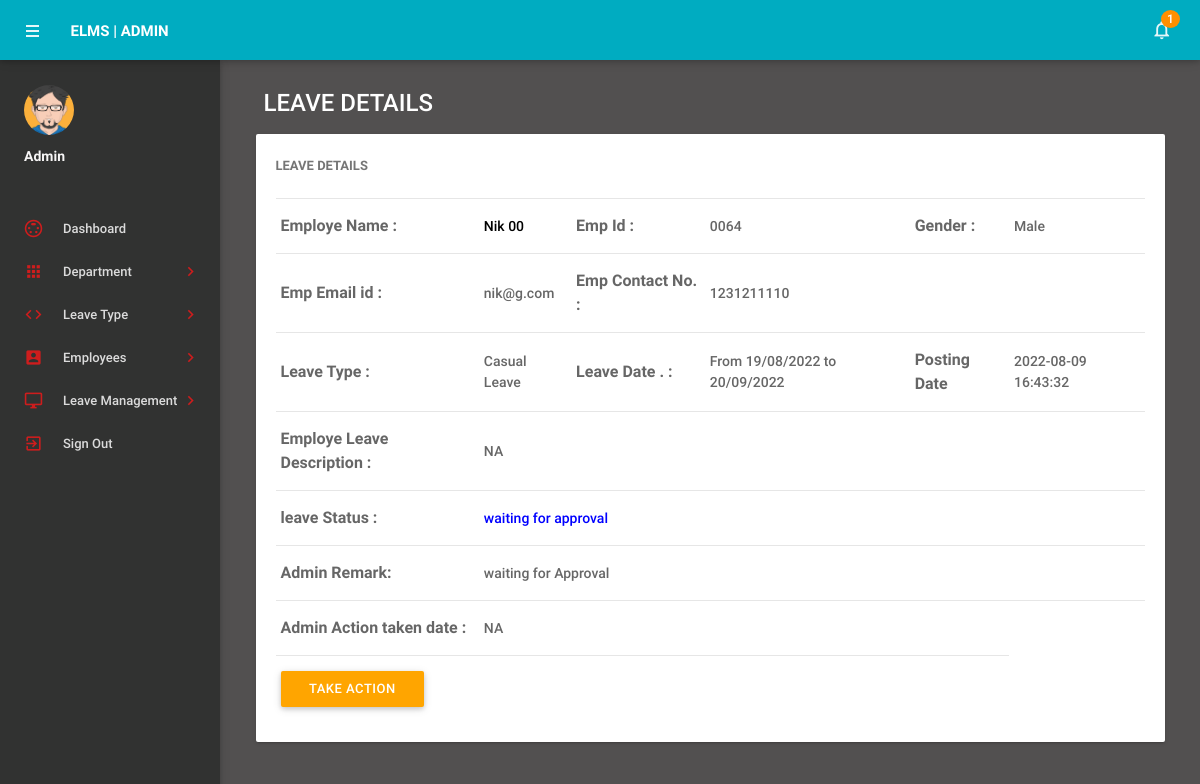
The app's page /admin/leave-details.php?leaveid=77 (signed in) with its own data.
### tables this page shows
CREATE TABLE `tblleaves` (
  `id` int(11) NOT NULL,
  `LeaveType` varchar(110) NOT NULL,
  `ToDate` varchar(120) NOT NULL,
  `FromDate` varchar(120) NOT NULL,
  `Description` mediumtext NOT NULL,
  `PostingDate` timestamp NOT NULL DEFAULT CURRENT_TIMESTAMP,
  `AdminRemark` mediumtext,
  `AdminRemarkDate` varchar(120) DEFAULT NULL,
  `Status` int(1) NOT NULL,
  `IsRead` int(1) NOT NULL,
  `empid` int(11) DEFAULT NULL
);

CREATE TABLE `tblemployees` (
  `id` int(11) NOT NULL,
  `EmpId` varchar(100) NOT NULL,
  `FirstName` varchar(150) NOT NULL,
  `LastName` varchar(150) NOT NULL,
  `EmailId` varchar(200) NOT NULL,
  `Password` varchar(180) NOT NULL,
  `Gender` varchar(100) NOT NULL,
  `Dob` varchar(100) NOT NULL,
  `Department` varchar(255) NOT NULL,
  `Address` varchar(255) NOT NULL,
  `City` varchar(200) NOT NULL,
  `Country` varchar(150) NOT NULL,
  `Phonenumber` char(11) NOT NULL,
  `Status` int(1) NOT NULL,
  `RegDate` timestamp NOT NULL DEFAULT CURRENT_TIMESTAMP
);

### admin/leave-details.php (the view, shortened to what this page needs)
<?php
include('includes/config.php');
if(strlen($_SESSION['alogin'])==0)
    {
header('location:index.php');
}
else{
 ?>
<!DOCTYPE html>
<html lang="en">
    <head>
        <link type="text/css" rel="stylesheet" href="../assets/plugins/materialize/css/materialize.min.css"/>
        <link href="../assets/plugins/material-preloader/css/materialPreloader.min.css" rel="stylesheet">
        <link href="../assets/plugins/datatables/css/jquery.dataTables.min.css" rel="stylesheet">
                <link href="../assets/plugins/google-code-prettify/prettify.css" rel="stylesheet" type="text/css"/>
        <link href="../assets/css/alpha.min.css" rel="stylesheet" type="text/css"/>
        <link href="../assets/css/custom.css" rel="stylesheet" type="text/css"/>
    </head>
    <body>
       <?php include('includes/header.php');?>
       <?php include('includes/sidebar.php');?>
            <main class="mn-inner">
                <div class="row">
                    <div class="col s12">
                        <div class="page-title" style="font-size:24px;">Leave Details</div>
                    </div>
                    <div class="col s12 m12 l12">
                        <div class="card">
                            <div class="card-content">
                                <span class="card-title">Leave Details</span>
                                <table id="example" class="display responsive-table ">
                                    <tbody>
<?php
$lid=intval($_GET['leaveid']);
$sql = "SELECT tblleaves.id as lid,tblemployees.FirstName,tblemployees.LastName,tblemployees.EmpId,tblemployees.id,tblemployees.Gender,tblemployees.Phonenumber,tblemployees.EmailId,tblleaves.LeaveType,tblleaves.ToDate,tblleaves.FromDate,tblleaves.Description,tblleaves.PostingDate,tblleaves.Status,tblleaves.AdminRemark,tblleaves.AdminRemarkDate from tblleaves join tblemployees on tblleaves.empid=tblemployees.id where tblleaves.id=:lid";
$query = $dbh -> prepare($sql);
$query->bindParam(':lid',$lid,PDO::PARAM_STR);
$query->execute();
$results=$query->fetchAll(PDO::FETCH_OBJ);
$cnt=1;
if($query->rowCount() > 0)
{
foreach($results as $result)
{
      ?>
                                        <tr>
                                            <td style="font-size:16px;"> <b>Employe Name :</b></td>
                                              <td><a href="editemployee.php?empid=<?php echo htmlentities($result->id);?>" target="_blank">
                                                <?php echo htmlentities($result->FirstName." ".$result->LastName);?></a></td>
                                              <td style="font-size:16px;"><b>Emp Id :</b></td>
                                              <td><?php echo htmlentities($result->EmpId);?></td>
                                              <td style="font-size:16px;"><b>Gender :</b></td>
                                              <td><?php echo htmlentities($result->Gender);?></td>
                                          </tr>
                                          <tr>
                                             <td style="font-size:16px;"><b>Emp Email id :</b></td>
                                            <td><?php echo htmlentities($result->EmailId);?></td>
                                             <td style="font-size:16px;"><b>Emp Contact No. :</b></td>
                                            <td><?php echo htmlentities($result->Phonenumber);?></td>
                                            <td>&nbsp;</td>
                                             <td>&nbsp;</td>
                                        </tr>
  <tr>
                                             <td style="font-size:16px;"><b>Leave Type :</b></td>
                                            <td><?php echo htmlentities($result->LeaveType);?></td>
                                             <td style="font-size:16px;"><b>Leave Date . :</b></td>
                                            <td>From <?php echo htmlentities($result->FromDate);?> to <?php echo htmlentities($result->ToDate);?></td>
                                            <td style="font-size:16px;"><b>Posting Date</b></td>
                                           <td><?php echo htmlentities($result->PostingDate);?></td>
                                        </tr>
<tr>
                                             <td style="font-size:16px;"><b>Employe Leave Description : </b></td>
                                            <td colspan="5"><?php echo htmlentities($result->Description);?></td>
                                        </tr>
<tr>
<td style="font-size:16px;"><b>leave Status :</b></td>
<td colspan="5"><?php $stats=$result->Status;
if($stats==1){
?>
<span style="color: green">Approved</span>
 <?php } if($stats==2)  { ?>
<span style="color: red">Not Approved</span>
<?php } if($stats==0)  { ?>
 <span style="color: blue">waiting for approval</span>
 <?php } ?>
</td>
</tr>
<tr>
<td style="font-size:16px;"><b>Admin Remark: </b></td>
<td colspan="5"><?php
if($result->AdminRemark==""){
  echo "waiting for Approval";
}
else{
echo htmlentities($result->AdminRemark);
}
?></td>
 </tr>
 <tr>
<td style="font-size:16px;"><b>Admin Action taken date : </b></td>
<td colspan="5"><?php
if($result->AdminRemarkDate==""){
  echo "NA";
}
else{
echo htmlentities($result->AdminRemarkDate);
}
?></td>
 </tr>
<?php
if($stats==0)
{
?>
<tr>
 <td colspan="5">
  <a class="modal-trigger waves-effect waves-light btn" href="#modal1">Take&nbsp;Action</a>
 </td>
</tr>
<?php } ?>
                                         <?php $cnt++;} }?>
                                    </tbody>
                                </table>
                            </div>
                        </div>
                    </div>
                </div>
            </main>
        </div>
        <div class="left-sidebar-hover"></div>
    </body>
</html>
<?php } ?>

### records on screen
tblleaves: tblemployees.FirstName+LastName "Nik 00", tblemployees.EmpId "0064", tblemployees.Gender "Male", tblemployees.EmailId "nik@g.com", tblemployees.Phonenumber "1231211110", LeaveType "Casual Leave", FromDate "19/08/2022", ToDate "20/09/2022", PostingDate "2022-08-09 16:43:32", Description "NA", Status "waiting for approval", shows "waiting for Approval"

### other values on screen
$unreadcount "1"
